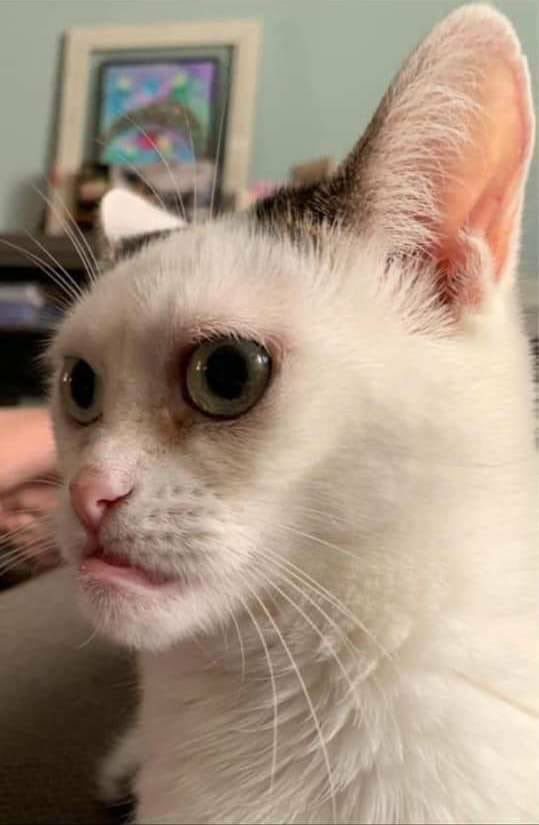
#> input picture images/cat1.jpg, 539 x 825 px
$ python imgRead.py
#> lines starting #> are read from the running program, lines starting #| are printed output that depends on the picture
import cv2 as cv
import sys

img = cv.imread("images/cat1.jpg")
#> img is the input picture: shape (825, 539, 3); mean B, G, R 130, 147.3, 166.1
img2 = cv.imread("images/man1.jpg", cv.IMREAD_GRAYSCALE)
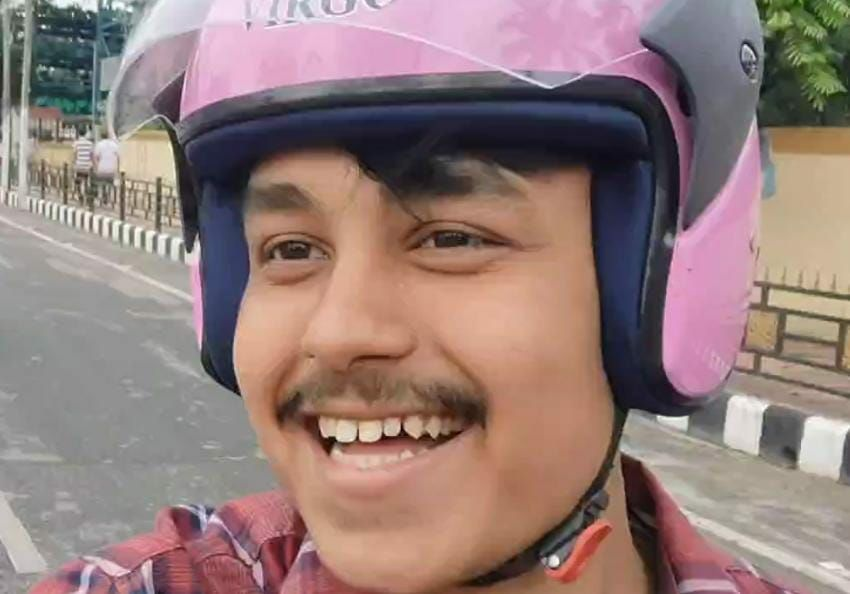
#> input picture images/man1.jpg, 850 x 594 px
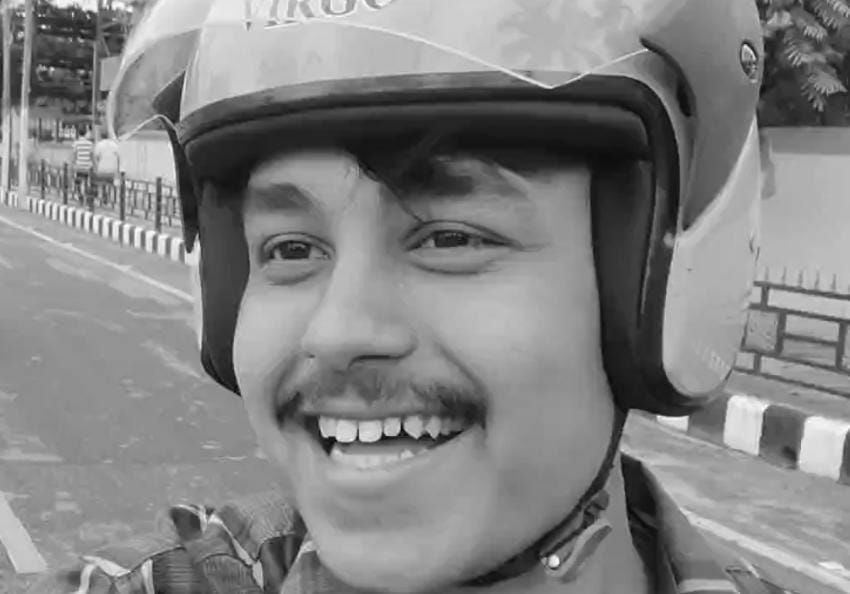
#> img2: shape (594, 850); min 3, max 255, mean 130.8

# if img is None:
#     sys.exit("Could mot read the image")
# cv.imshow("Display window", img)

cv.imshow("Cat", img)
# cv.imshow("Man", img2)
cv.waitKey(0)

# [4 lines of commented-out code are left out]
